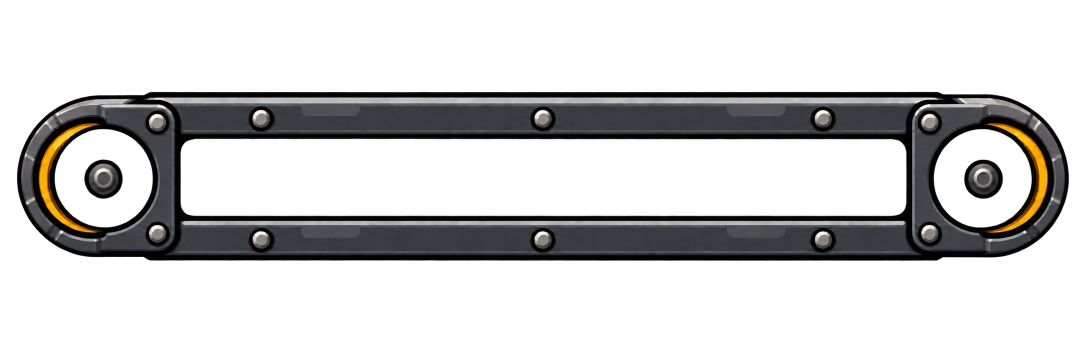
#> input picture art/assets/conveyor/v2/conveyor-frame.png, 2172 x 724 px (shown at 1/2 size); its folder holds 4 pictures in this run
$ python build-conveyor-sprites.py
#> lines starting #> are read from the running program, lines starting #| are printed output that depends on the picture; after the words box and inside, x2 and y2 are one past the last pixel; in counts of white or black regions, pixels touching at a corner belong together
#!/usr/bin/env python3
"""Export ciblé du convoyeur v2 validé, sans régénérer les autres familles.

Usage depuis la racine : python3 art/build-conveyor-sprites.py
Dépendances artistiques hors dépôt : Pillow, numpy, pngquant.
Cadre commun source (26,172)..(2146,548), largeur monde 3, 128 px/unité.
Les sources restent intactes ; seuls les sprites compilés sont écrits.
"""
from pathlib import Path
import subprocess

import numpy as np
from PIL import Image, ImageDraw

ROOT = Path(__file__).resolve().parent.parent
ART = ROOT / 'art/assets/conveyor/v2'
OUT = ROOT / 'public/assets/sprites'
SCALE = 3 / 2120
FRAME = (26, 172, 2146, 548)
SIZE = (384, round(376 * SCALE * 128))
WINDOW = (361, 278, 1813, 432)
WHEEL_DIAMETER = 250.8
HUBS = ((207, 358), (1967.5, 358.5))


def load(name):
#> called with name = 'frame'
    image = Image.open(ART / f'conveyor-{name}.png').convert('RGBA')
#> image is the input picture: PIL image 2172x724 RGBA; mean R, G, B, A 16.3, 16, 15.8, 65.2
    data = np.array(image)
    data[data[:, :, 3] <= 8] = 0
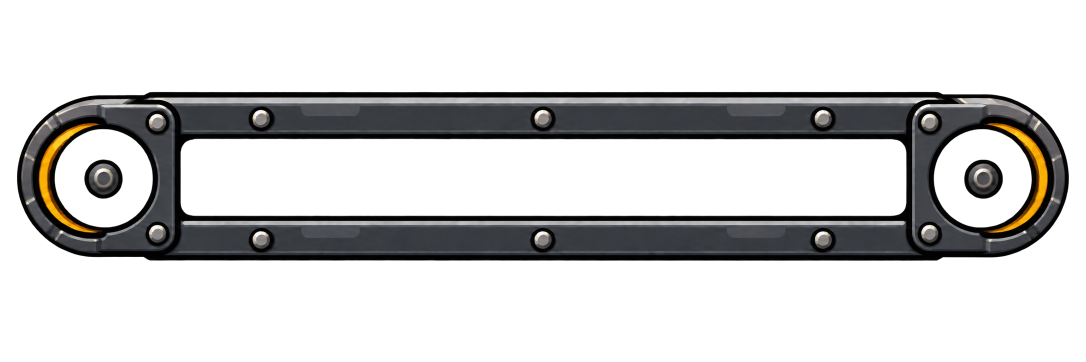
#> data: shape (724, 2172, 4) (shown at 1/2 size); 1.19% of pixels changed, all inside (x1, y1, x2, y2) = (31, 13, 2141, 627); transparent parts drawn white
    return Image.fromarray(data)


def save(image, name):
    path = OUT / name
    path.parent.mkdir(parents=True, exist_ok=True)
    image.save(path)
    subprocess.run(['pngquant', '--force', '--skip-if-larger', '--quality=70-95',
                    '--output', str(path), str(path)], check=False)
    if path.stat().st_size > 60 * 1024:
        raise ValueError(f'{path}: sprite hors budget de 60 Ko')


def export_conveyor():
    frame = load('frame')
    loop = load('loop').resize((2172, 724), Image.Resampling.LANCZOS)
#> call 2 of load, with name = 'loop'
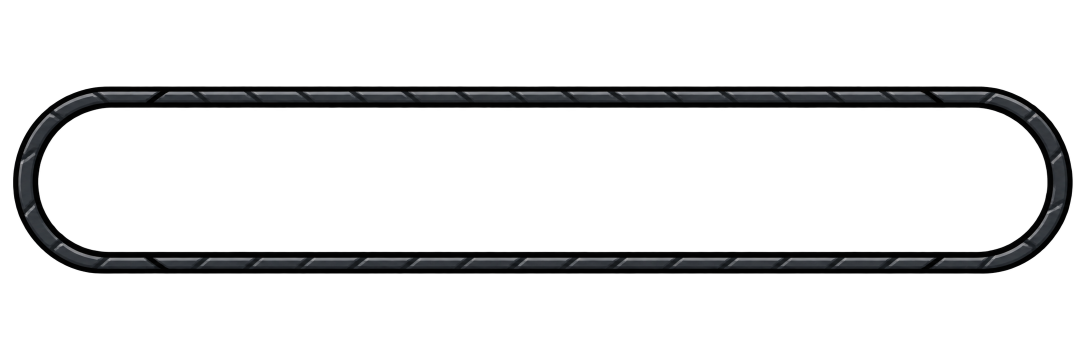
#> input picture art/assets/conveyor/v2/conveyor-loop.png, 2171 x 724 px (shown at 1/2 size)
#> in load, image is the input picture: PIL image 2171x724 RGBA; mean R, G, B, A 4.3, 4.5, 4.8, 31.8
#> in load (call 2), `data[data[:, :, 3] <= 8] = 0`: data: shape (724, 2171, 4); 0.79% of pixels changed, all inside (x1, y1, x2, y2) = (23, 23, 2150, 654)
    wheel = load('wheel')
    arrows = load('arrows').crop((434, 297, 841, 433))
    period = round(407 * SCALE * 128)
    window_width = 264  # ceil(1452 * SCALE * 128), not a stretched pattern.
    window_height = round(154 * SCALE * 128)
    tile = arrows.resize((period, window_height), Image.Resampling.LANCZOS)
    strip = Image.new('RGBA', (window_width + period, window_height))
    for x in range(0, strip.width, period):
        strip.alpha_composite(tile, (x, 0))
    save(strip, 'conveyor-belt@2x.png')
    save(strip.transpose(Image.Transpose.FLIP_LEFT_RIGHT), 'conveyor-belt-left@2x.png')
    for name, image in [('frame', frame), ('loop', loop)]:
        save(image.crop(FRAME).resize(SIZE, Image.Resampling.LANCZOS), f'conveyor-{name}@2x.png')
    diameter = round(WHEEL_DIAMETER * SCALE * 128)
    save(wheel.resize((diameter, diameter), Image.Resampling.LANCZOS), 'conveyor-wheel@2x.png')

    # Thumbnail assembled in the exact same source coordinate system as preview.html.
    thumbnail = Image.new('RGBA', frame.size)
    arrow_window = Image.new('RGBA', (1452, 154))
    source_tile = arrows.resize((407, 154), Image.Resampling.LANCZOS)
    for x in range(0, arrow_window.width, 407):
        arrow_window.alpha_composite(source_tile, (x, 0))
    mask = Image.new('L', arrow_window.size)
    ImageDraw.Draw(mask).rounded_rectangle((0, 0, 1451, 153), radius=20, fill=255)
    arrow_window.putalpha(Image.fromarray(np.minimum(np.array(arrow_window.getchannel('A')), np.array(mask))))
    thumbnail.alpha_composite(arrow_window, WINDOW[:2])
    rotor = wheel.resize((round(WHEEL_DIAMETER), round(WHEEL_DIAMETER)), Image.Resampling.LANCZOS)
    for x, y in HUBS:
        thumbnail.alpha_composite(rotor, (round(x - WHEEL_DIAMETER / 2), round(y - WHEEL_DIAMETER / 2)))
    thumbnail.alpha_composite(frame)
    thumbnail.alpha_composite(loop)
    save(thumbnail.crop(FRAME).resize(SIZE, Image.Resampling.LANCZOS), 'thumbs/conveyor.png')
    print(f'Convoyeur v2 : {SIZE}, période {period}px, roues {diameter}px ; exports ciblés terminés.')


if __name__ == '__main__':
#> (the run stopped early here; a loop or call above may not have finished)
